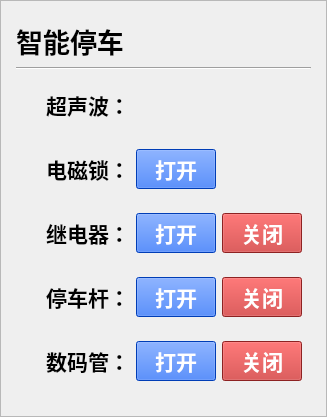
           <widget class="QFrame" name="frame_3_3">
            <property name="sizePolicy">
             <sizepolicy hsizetype="Preferred" vsizetype="Preferred">
              <horstretch>8</horstretch>
              <verstretch>0</verstretch>
             </sizepolicy>
            </property>
            <property name="frameShape">
             <enum>QFrame::StyledPanel</enum>
            </property>
            <property name="frameShadow">
             <enum>QFrame::Raised</enum>
            </property>
            <layout class="QVBoxLayout" name="verticalLayout_8">
             <property name="leftMargin">
              <number>15</number>
             </property>
             <property name="topMargin">
              <number>20</number>
             </property>
             <property name="rightMargin">
              <number>15</number>
             </property>
             <property name="bottomMargin">
              <number>20</number>
             </property>
             <item>
              <widget class="QPushButton" name="pushButton_14">
               <property name="sizePolicy">
                <sizepolicy hsizetype="Fixed" vsizetype="Fixed">
                 <horstretch>0</horstretch>
                 <verstretch>0</verstretch>
                </sizepolicy>
               </property>
               <property name="font">
                <font>
                 <family>微软雅黑</family>
                 <pointsize>20</pointsize>
                 <weight>75</weight>
                 <bold>true</bold>
                </font>
               </property>
               <property name="styleSheet">
                <string notr="true">QPushButton, #pushButton{
	border:none;	
}</string>
               </property>
               <property name="text">
                <string>智能停车</string>
               </property>
               <property name="icon">
                <iconset resource="res.qrc">
                 <normaloff>:/icons/icons/ic_stop.png</normaloff>:/icons/icons/ic_stop.png</iconset>
               </property>
               <property name="iconSize">
                <size>
                 <width>50</width>
                 <height>50</height>
                </size>
               </property>
              </widget>
             </item>
             <item>
              <widget class="Line" name="line_5">
               <property name="orientation">
                <enum>Qt::Horizontal</enum>
               </property>
              </widget>
             </item>
             <item>
              <widget class="QFrame" name="frame_11">
               <property name="styleSheet">
                <string notr="true">QFrame, #frame{
	border:none;	
}	</string>
               </property>
               <property name="frameShape">
                <enum>QFrame::StyledPanel</enum>
               </property>
               <property name="frameShadow">
                <enum>QFrame::Raised</enum>
               </property>
               <layout class="QHBoxLayout" name="horizontalLayout_18">
                <property name="leftMargin">
                 <number>30</number>
                </property>
                <item>
                 <widget class="QPushButton" name="pushButton_15">
                  <property name="sizePolicy">
                   <sizepolicy hsizetype="Fixed" vsizetype="Fixed">
                    <horstretch>0</horstretch>
                    <verstretch>0</verstretch>
                   </sizepolicy>
                  </property>
                  <property name="font">
                   <font>
                    <family>微软雅黑</family>
                    <pointsize>16</pointsize>
                    <weight>75</weight>
                    <bold>true</bold>
                   </font>
                  </property>
                  <property name="styleSheet">
                   <string notr="true">QPushButton, #pushButton{
	border:none;	
}</string>
                  </property>
                  <property name="text">
                   <string>超声波：</string>
                  </property>
                  <property name="icon">
                   <iconset resource="res.qrc">
                    <normaloff>:/icons/icons/ic_ultrasonic.png</normaloff>:/icons/icons/ic_ultrasonic.png</iconset>
                  </property>
                  <property name="iconSize">
                   <size>
                    <width>30</width>
                    <height>30</height>
                   </size>
                  </property>
                 </widget>
                </item>
                <item>
                 <widget class="QLabel" name="label_ultrasonic">
                  <property name="font">
                   <font>
                    <family>微软雅黑</family>
                    <pointsize>22</pointsize>
                    <weight>75</weight>
                    <bold>true</bold>
                   </font>
                  </property>
                  <property name="styleSheet">
                   <string notr="true">color: rgb(18, 150, 219);</string>
                  </property>
                  <property name="text">
                   <string/>
                  </property>
                  <property name="alignment">
                   <set>Qt::AlignRight|Qt::AlignTrailing|Qt::AlignVCenter</set>
                  </property>
                 </widget>
                </item>
               </layout>
              </widget>
             </item>
             <item>
              <widget class="QFrame" name="frame_12">
               <property name="styleSheet">
                <string notr="true">QFrame, #frame{
	border:none;	
}	</string>
               </property>
               <property name="frameShape">
                <enum>QFrame::StyledPanel</enum>
               </property>
               <property name="frameShadow">
                <enum>QFrame::Raised</enum>
               </property>
               <layout class="QHBoxLayout" name="horizontalLayout_19">
                <property name="leftMargin">
                 <number>30</number>
                </property>
                <item>
                 <widget class="QPushButton" name="pushButton_16">
                  <property name="sizePolicy">
                   <sizepolicy hsizetype="Fixed" vsizetype="Fixed">
                    <horstretch>0</horstretch>
                    <verstretch>0</verstretch>
                   </sizepolicy>
                  </property>
                  <property name="font">
                   <font>
                    <family>微软雅黑</family>
                    <pointsize>16</pointsize>
                    <weight>75</weight>
                    <bold>true</bold>
                   </font>
                  </property>
                  <property name="styleSheet">
                   <string notr="true">QPushButton, #pushButton{
	border:none;	
}</string>
                  </property>
                  <property name="text">
                   <string>电磁锁：</string>
                  </property>
                  <property name="icon">
                   <iconset resource="res.qrc">
                    <normaloff>:/icons/icons/ic_lock.png</normaloff>:/icons/icons/ic_lock.png</iconset>
                  </property>
                  <property name="iconSize">
                   <size>
                    <width>30</width>
                    <height>30</height>
                   </size>
                  </property>
                 </widget>
                </item>
                <item>
                 <widget class="QPushButton" name="pushButton_lock_on">
                  <property name="font">
                   <font>
                    <family>微软雅黑</family>
                    <pointsize>16</pointsize>
                    <weight>75</weight>
                    <bold>true</bold>
                   </font>
                  </property>
                  <property name="styleSheet">
                   <string notr="true">background-color: rgb(0, 85, 255);
color: rgb(255, 255, 255);</string>
                  </property>
                  <property name="text">
                   <string>打开</string>
                  </property>
                 </widget>
                </item>
                <item>
                 <widget class="QPushButton" name="pushButton_lock_null">
                  <property name="font">
                   <font>
                    <family>微软雅黑</family>
                    <pointsize>16</pointsize>
                    <weight>75</weight>
                    <bold>true</bold>
                   </font>
                  </property>
                  <property name="styleSheet">
                   <string notr="true">QPushButton, #pushButton{
	border:none;	
}</string>
                  </property>
                  <property name="text">
                   <string/>
                  </property>
                 </widget>
                </item>
               </layout>
              </widget>
             </item>
             <item>
              <widget class="QFrame" name="frame_13">
               <property name="styleSheet">
                <string notr="true">QFrame, #frame{
	border:none;	
}	</string>
               </property>
               <property name="frameShape">
                <enum>QFrame::StyledPanel</enum>
               </property>
               <property name="frameShadow">
                <enum>QFrame::Raised</enum>
               </property>
               <layout class="QHBoxLayout" name="horizontalLayout_20">
                <property name="leftMargin">
                 <number>30</number>
                </property>
                <item>
                 <widget class="QPushButton" name="pushButton_17">
                  <property name="sizePolicy">
                   <sizepolicy hsizetype="Fixed" vsizetype="Fixed">
                    <horstretch>0</horstretch>
                    <verstretch>0</verstretch>
                   </sizepolicy>
                  </property>
                  <property name="font">
                   <font>
                    <family>微软雅黑</family>
                    <pointsize>16</pointsize>
                    <weight>75</weight>
                    <bold>true</bold>
                   </font>
                  </property>
                  <property name="styleSheet">
                   <string notr="true">QPushButton, #pushButton{
	border:none;	
}</string>
                  </property>
                  <property name="text">
                   <string>继电器：</string>
                  </property>
                  <property name="icon">
                   <iconset resource="res.qrc">
                    <normaloff>:/icons/icons/ic_relay.png</normaloff>:/icons/icons/ic_relay.png</iconset>
                  </property>
                  <property name="iconSize">
                   <size>
                    <width>30</width>
                    <height>30</height>
                   </size>
                  </property>
                 </widget>
                </item>
                <item>
                 <widget class="QPushButton" name="pushButton_relay_on">
                  <property name="font">
                   <font>
                    <family>微软雅黑</family>
                    <pointsize>16</pointsize>
                    <weight>75</weight>
                    <bold>true</bold>
                   </font>
                  </property>
                  <property name="styleSheet">
                   <string notr="true">background-color: rgb(0, 85, 255);
color: rgb(255, 255, 255);</string>
                  </property>
                  <property name="text">
                   <string>打开</string>
                  </property>
                 </widget>
                </item>
                <item>
                 <widget class="QPushButton" name="pushButton_relay_off">
                  <property name="font">
                   <font>
                    <family>微软雅黑</family>
                    <pointsize>16</pointsize>
                    <weight>75</weight>
                    <bold>true</bold>
                   </font>
                  </property>
                  <property name="styleSheet">
                   <string notr="true">background-color: rgb(198, 47, 47);
color: rgb(255, 255, 255);
</string>
                  </property>
                  <property name="text">
                   <string>关闭</string>
                  </property>
                 </widget>
                </item>
               </layout>
              </widget>
             </item>
             <item>
              <widget class="QFrame" name="frame_14">
               <property name="styleSheet">
                <string notr="true">QFrame, #frame{
	border:none;	
}	</string>
               </property>
               <property name="frameShape">
                <enum>QFrame::StyledPanel</enum>
               </property>
               <property name="frameShadow">
                <enum>QFrame::Raised</enum>
               </property>
               <layout class="QHBoxLayout" name="horizontalLayout_21">
                <property name="leftMargin">
                 <number>30</number>
                </property>
                <item>
                 <widget class="QPushButton" name="pushButton_18">
                  <property name="sizePolicy">
                   <sizepolicy hsizetype="Fixed" vsizetype="Fixed">
                    <horstretch>0</horstretch>
                    <verstretch>0</verstretch>
                   </sizepolicy>
                  </property>
                  <property name="font">
                   <font>
                    <family>微软雅黑</family>
                    <pointsize>16</pointsize>
                    <weight>75</weight>
                    <bold>true</bold>
                   </font>
                  </property>
                  <property name="styleSheet">
                   <string notr="true">QPushButton, #pushButton{
	border:none;	
}</string>
                  </property>
                  <property name="text">
                   <string>停车杆：</string>
                  </property>
                  <property name="icon">
                   <iconset resource="res.qrc">
                    <normaloff>:/icons/icons/ic_steering.png</normaloff>:/icons/icons/ic_steering.png</iconset>
                  </property>
                  <property name="iconSize">
                   <size>
                    <width>30</width>
                    <height>30</height>
                   </size>
                  </property>
                 </widget>
                </item>
                <item>
                 <widget class="QPushButton" name="pushButton_steer_on">
                  <property name="font">
                   <font>
                    <family>微软雅黑</family>
                    <pointsize>16</pointsize>
                    <weight>75</weight>
                    <bold>true</bold>
                   </font>
                  </property>
                  <property name="styleSheet">
                   <string notr="true">background-color: rgb(0, 85, 255);
color: rgb(255, 255, 255);</string>
                  </property>
                  <property name="text">
                   <string>打开</string>
                  </property>
                 </widget>
                </item>
                <item>
                 <widget class="QPushButton" name="pushButton_steer_off">
                  <property name="font">
                   <font>
                    <family>微软雅黑</family>
                    <pointsize>16</pointsize>
                    <weight>75</weight>
                    <bold>true</bold>
                   </font>
                  </property>
                  <property name="styleSheet">
                   <string notr="true">background-color: rgb(198, 47, 47);
color: rgb(255, 255, 255);
</string>
                  </property>
                  <property name="text">
                   <string>关闭</string>
                  </property>
                 </widget>
                </item>
               </layout>
              </widget>
             </item>
             <item>
              <widget class="QFrame" name="frame_15">
               <property name="styleSheet">
                <string notr="true">QFrame, #frame{
	border:none;	
}	</string>
               </property>
               <property name="frameShape">
                <enum>QFrame::StyledPanel</enum>
               </property>
               <property name="frameShadow">
                <enum>QFrame::Raised</enum>
               </property>
               <layout class="QHBoxLayout" name="horizontalLayout_23">
                <property name="leftMargin">
                 <number>30</number>
                </property>
                <item>
                 <widget class="QPushButton" name="pushButton_19">
                  <property name="sizePolicy">
                   <sizepolicy hsizetype="Fixed" vsizetype="Fixed">
                    <horstretch>0</horstretch>
                    <verstretch>0</verstretch>
                   </sizepolicy>
                  </property>
                  <property name="font">
                   <font>
                    <family>微软雅黑</family>
                    <pointsize>16</pointsize>
                    <weight>75</weight>
                    <bold>true</bold>
                   </font>
                  </property>
                  <property name="styleSheet">
                   <string notr="true">QPushButton, #pushButton{
	border:none;	
}</string>
                  </property>
                  <property name="text">
                   <string>数码管：</string>
                  </property>
                  <property name="icon">
                   <iconset resource="res.qrc">
                    <normaloff>:/icons/icons/ic_seg.png</normaloff>:/icons/icons/ic_seg.png</iconset>
                  </property>
                  <property name="iconSize">
                   <size>
                    <width>30</width>
                    <height>30</height>
                   </size>
                  </property>
                 </widget>
                </item>
                <item>
                 <widget class="QPushButton" name="pushButton_seg_on">
                  <property name="font">
                   <font>
                    <family>微软雅黑</family>
                    <pointsize>16</pointsize>
                    <weight>75</weight>
                    <bold>true</bold>
                   </font>
                  </property>
                  <property name="styleSheet">
                   <string notr="true">background-color: rgb(0, 85, 255);
color: rgb(255, 255, 255);</string>
                  </property>
                  <property name="text">
                   <string>打开</string>
                  </property>
                 </widget>
                </item>
                <item>
                 <widget class="QPushButton" name="pushButton_seg_off">
                  <property name="font">
                   <font>
                    <family>微软雅黑</family>
                    <pointsize>16</pointsize>
                    <weight>75</weight>
                    <bold>true</bold>
                   </font>
                  </property>
                  <property name="styleSheet">
                   <string notr="true">background-color: rgb(198, 47, 47);
color: rgb(255, 255, 255);
</string>
                  </property>
                  <property name="text">
                   <string>关闭</string>
                  </property>
                 </widget>
                </item>
               </layout>
              </widget>
             </item>
             <item>
              <widget class="QFrame" name="frame_16">
               <property name="styleSheet">
                <string notr="true">QFrame, #frame{
	border:none;	
}	</string>
               </property>
               <property name="frameShape">
                <enum>QFrame::StyledPanel</enum>
               </property>
               <property name="frameShadow">
                <enum>QFrame::Raised</enum>
               </property>
              </widget>
             </item>
            </layout>
           </widget>
